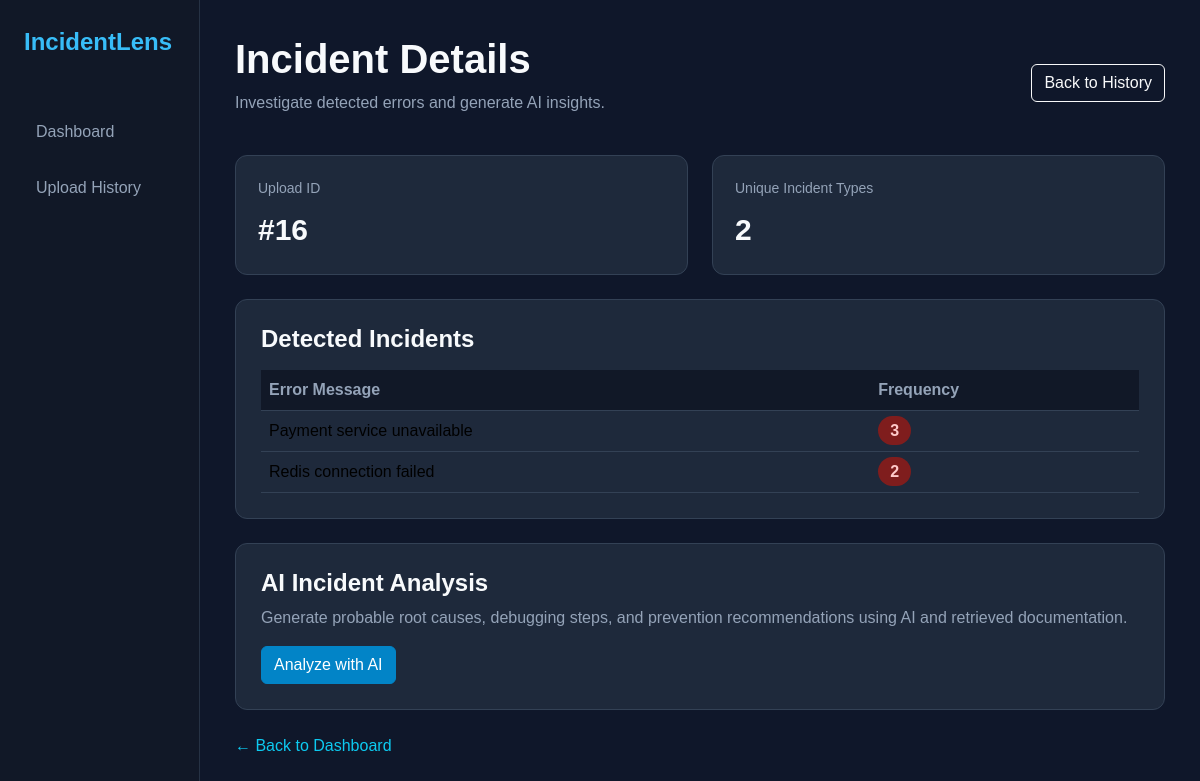
/incidents/16, run on the app's committed database.
### tables this page shows
CREATE TABLE incidents (
            id INTEGER PRIMARY KEY AUTOINCREMENT,
            upload_id INTEGER,
            fingerprint TEXT,
            frequency INTEGER,
            FOREIGN KEY (upload_id) REFERENCES uploads(id)
        );

### app.py (the view)
@app.route("/incidents/<int:upload_id>")
def incidents(upload_id):
    incident_data = get_incidents_by_upload(upload_id)
    return render_template(
        "incidents.html",
        incidents=incident_data,
        upload_id=upload_id
    )

### database.py (called while the page is built)
def get_incidents_by_upload(upload_id):
    conn = sqlite3.connect(DATABASE)
    cursor = conn.cursor()
    cursor.execute("""
        SELECT fingerprint, frequency
        FROM incidents
        WHERE upload_id = ?
    """, (upload_id,))
    incidents = cursor.fetchall()
    conn.close()
    return incidents

### templates/incidents.html (shortened to what this page needs)
<!DOCTYPE html>
<html lang="en">
<head>
    <link
        href="https://cdn.jsdelivr.net/npm/bootstrap@5.3.3/dist/css/bootstrap.min.css"
        rel="stylesheet"
    >
</head>
<body>
<div class="container-fluid">
    <div class="row">
        <div class="col-md-2 sidebar p-4">
            <div class="brand mb-5">
                IncidentLens
            </div>
            <a href="/">Dashboard</a>
            <a href="/history">Upload History</a>
        </div>
        <div class="col-md-10 main-content">
            <div class="d-flex justify-content-between align-items-center mb-4">
                <div>
                    <h1 class="section-title">
                        Incident Details
                    </h1>
                    <p class="text-muted-custom">
                        Investigate detected errors and generate AI insights.
                    </p>
                </div>
                <a href="/history" class="btn btn-outline-light">
                    Back to History
                </a>
            </div>
            <div class="row g-4 mb-4">
                <div class="col-md-6">
                    <div class="summary-card">
                        <div class="card-label">
                            Upload ID
                        </div>
                        <div class="card-value">
                            #{{ upload_id }}
                        </div>
                    </div>
                </div>
                <div class="col-md-6">
                    <div class="summary-card">
                        <div class="card-label">
                            Unique Incident Types
                        </div>
                        <div class="card-value">
                            {{ incidents | length }}
                        </div>
                    </div>
                </div>
            </div>
            <div class="incident-card mb-4">
                <h4 class="section-title mb-3">
                    Detected Incidents
                </h4>
                <div class="table-responsive">
                    <table class="table table-hover mb-0">
                        <thead>
                            <tr>
                                <th>Error Message</th>
                                <th>Frequency</th>
                            </tr>
                        </thead>
                        <tbody>
                            {% for incident in incidents %}
                            <tr>
                                <td class="error-message">
                                    {{ incident[0] }}
                                </td>
                                <td>
                                    <span class="frequency-badge">
                                        {{ incident[1] }}
                                    </span>
                                </td>
                            </tr>
                            {% endfor %}
                        </tbody>
                    </table>
                </div>
            </div>
            <div class="incident-card">
                <h4 class="section-title">
                    AI Incident Analysis
                </h4>
                <p class="text-muted-custom">
                    Generate probable root causes, debugging steps,
                    and prevention recommendations using AI and retrieved documentation.
                </p>
                <form
                    action="/analyze/{{ upload_id }}"
                    method="POST"
                >
                    <button
                        type="submit"
                        class="btn btn-primary"
                    >
                        Analyze with AI
                    </button>
                </form>
            </div>
            <div class="mt-4">
                <a href="/" class="text-info text-decoration-none">
                    ← Back to Dashboard
                </a>
            </div>
        </div>
    </div>
</div>
</body>
</html>

### templates/incidents.html (style rules this page uses)
body { background-color: #0f172a; color: #e2e8f0; font-family: Arial, sans-serif; }
.sidebar { background-color: #111827; min-height: 100vh; border-right: 1px solid #263244; }
.brand { color: #38bdf8; font-size: 24px; font-weight: bold; }
.sidebar a { display: block; color: #94a3b8; text-decoration: none; padding: 12px; border-radius: 8px; margin-bottom: 8px; }
.main-content { padding: 35px; }
.incident-card { background-color: #1e293b; border: 1px solid #334155; border-radius: 12px; padding: 25px; }
.summary-card { background-color: #1e293b; border: 1px solid #334155; border-radius: 12px; padding: 22px; }
.card-label { color: #94a3b8; font-size: 14px; }
.card-value { color: #f8fafc; font-size: 30px; font-weight: bold; margin-top: 8px; }
.section-title { color: #f8fafc; font-weight: bold; }
.table { color: #e2e8f0; }
.table thead th { color: #94a3b8; background-color: #111827; border-color: #334155; }
.table tbody td { background-color: #1e293b; border-color: #334155; vertical-align: middle; }
.error-message { color: #fca5a5; word-break: break-word; }
.text-muted-custom { color: #94a3b8; }
.btn-primary { background-color: #0284c7; border-color: #0284c7; }
.frequency-badge { background-color: #7f1d1d; color: #fecaca; padding: 6px 12px; border-radius: 20px; font-weight: bold; }

### data on the page
incidents: fingerprint "Payment service unavailable", frequency "3"
incidents: fingerprint "Redis connection failed", frequency "2"

### other printed values
{{ upload_id }} "16"
{{ incidents | length }} "2"
